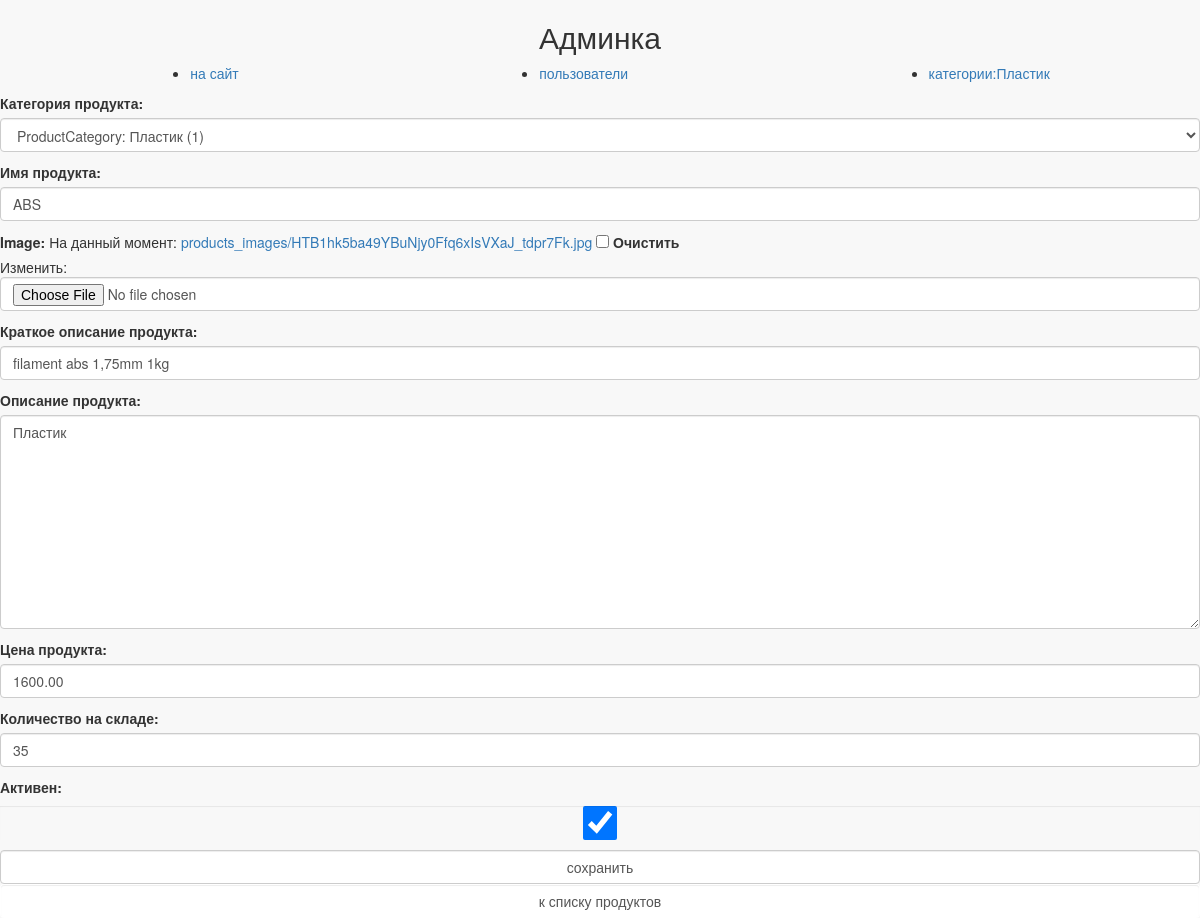
Screenshot of /admin/product/update/1/ with the database file from the repository.
### mainapp/models.py (models this page shows, shortened)
class ProductCategory(models.Model):
    name = models.CharField(verbose_name='имя категории', max_length=128, unique=True)
    description = models.TextField(verbose_name='описание', blank=True)
    is_active = models.BooleanField(verbose_name='активна', default=True)
    def __str__(self):
        return f'ProductCategory: {self.name} ({self.pk})'

class Product(models.Model):
    category = models.ForeignKey(ProductCategory, verbose_name='категория продукта',
                                 on_delete=models.CASCADE)
    name = models.CharField(verbose_name='имя продукта', max_length=128)
    image = models.ImageField(upload_to='products_images', blank=True)
    short_desc = models.CharField(verbose_name='краткое описание продукта',
                                  max_length=64, blank=True)
    description = models.TextField(verbose_name='описание продукта', blank=True)
    price = models.DecimalField(verbose_name='цена продукта',
                                max_digits=8, decimal_places=2, default=0)
    quantity = models.PositiveIntegerField(verbose_name='количество на складе', default=0)
    is_active = models.BooleanField(verbose_name='активен', default=True)

### adminapp/views.py (the view)
# urls.py: re_path('^product/update/(?P<pk>\d+)/$', adminapp.product_update, name='product_update'),
def product_update(request, pk):
    title = 'продукт/создание'
    product = get_object_or_404(Product, pk=pk)
    if request.method == 'POST':
        form = AdminProductEditForm(request.POST, request.FILES, instance=product)
        if form.is_valid():
            form.save()
            return HttpResponseRedirect(reverse('admin:products',
                                                kwargs={
                                                    'pk': product.category.pk
                                                }))
    else:
        form = AdminProductEditForm(instance=product)
    context = {
        'title': title,
        'form': form,
        'category': product.category,
    }
    return render(request, 'adminapp/product_update.html', context)

### adminapp/forms.py
class AdminProductEditForm(forms.ModelForm):
    class Meta:
        model = Product
        fields = '__all__'
    def __init__(self, *args, **kwargs):
        super().__init__(*args, **kwargs)
        for field_name, field in self.fields.items():
            field.widget.attrs['class'] = 'form-control'
            field.help_text = ''

### adminapp/templates/adminapp/product_update.html (shortened to what this page needs)
{% extends 'adminapp/base.html' %}
{% load staticfiles %}
{% block container %}
    <div class="new_category_form">
        <form class="form-horizontal" method="post" enctype="multipart/form-data">
            {{ form.as_p }}
            <input class="form-control" type="submit" value="сохранить">
        </form>
        <a href="{% url 'admin:products' category.pk %}" class="btn btn-round form-control last">
            к списку продуктов
        </a>
    </div>
{% endblock %}

### adminapp/templates/adminapp/includes/inc_menu.html
<ul class="menu">
    <li><a href="{% url 'main:index' %}">на сайт</a></li>
    <li>
        <a href="{% url 'admin:index' %}" class="{% if request.resolver_match.url_name == 'index' %}active{% endif %}">
            пользователи
        </a>
    </li>
    <li>
        <a href="{% url 'admin:categories' %}"
        class="{% if request.resolver_match.url_name == 'categories' or category.name %}active{% endif %}">
            категории{% if category %}:<span>{{ category.name }}</span>{% endif %}
        </a>
    </li>
</ul>

### static/css/style.css (style rules this page uses)
body { background: #f8f8f8; }
.menu { display: flex; justify-content: space-around; }
textarea { width: 200px; height: 200px; background-color: #87CEEB; font-size: 16px; object-position: 40px; text-transform: capitalize }

### rows the page displays
ProductCategory: name "Пластик", name "ABS"
Product: category "ProductCategory: Пластик (1)", short_desc "filament abs 1,75mm 1kg", description "Пластик", price "1600.00", quantity "35", is_active "☑"
